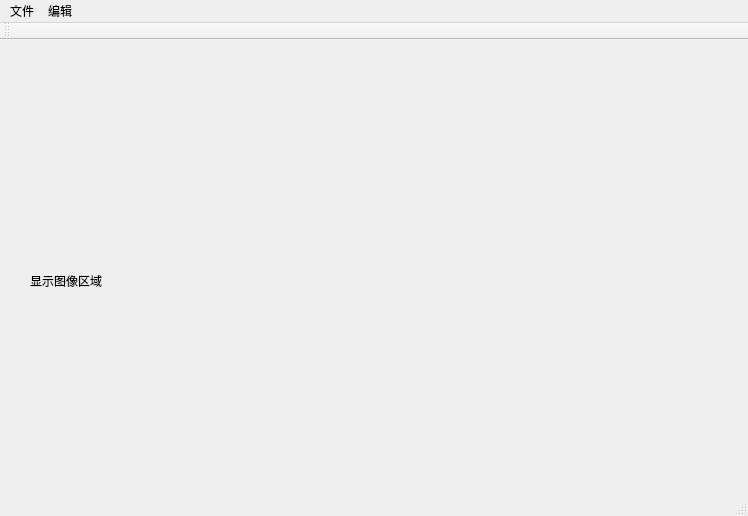
<?xml version="1.0" encoding="UTF-8"?>
<ui version="4.0">
 <class>ImageTest</class>
 <widget class="QMainWindow" name="ImageTest">
  <property name="geometry">
   <rect>
    <x>0</x>
    <y>0</y>
    <width>748</width>
    <height>516</height>
   </rect>
  </property>
  <property name="windowTitle">
   <string>ImageTest</string>
  </property>
  <widget class="QWidget" name="centralWidget">
   <widget class="QLabel" name="label">
    <property name="geometry">
     <rect>
      <x>30</x>
      <y>40</y>
      <width>691</width>
      <height>401</height>
     </rect>
    </property>
    <property name="text">
     <string>显示图像区域</string>
    </property>
   </widget>
  </widget>
  <widget class="QMenuBar" name="menuBar">
   <property name="geometry">
    <rect>
     <x>0</x>
     <y>0</y>
     <width>748</width>
     <height>22</height>
    </rect>
   </property>
   <widget class="QMenu" name="menu">
    <property name="title">
     <string>文件</string>
    </property>
   </widget>
   <widget class="QMenu" name="menu_2">
    <property name="title">
     <string>编辑</string>
    </property>
   </widget>
   <addaction name="menu"/>
   <addaction name="menu_2"/>
  </widget>
  <widget class="QToolBar" name="mainToolBar">
   <attribute name="toolBarArea">
    <enum>TopToolBarArea</enum>
   </attribute>
   <attribute name="toolBarBreak">
    <bool>false</bool>
   </attribute>
  </widget>
  <widget class="QStatusBar" name="statusBar"/>
 </widget>
 <layoutdefault spacing="6" margin="11"/>
 <resources/>
 <connections/>
</ui>
